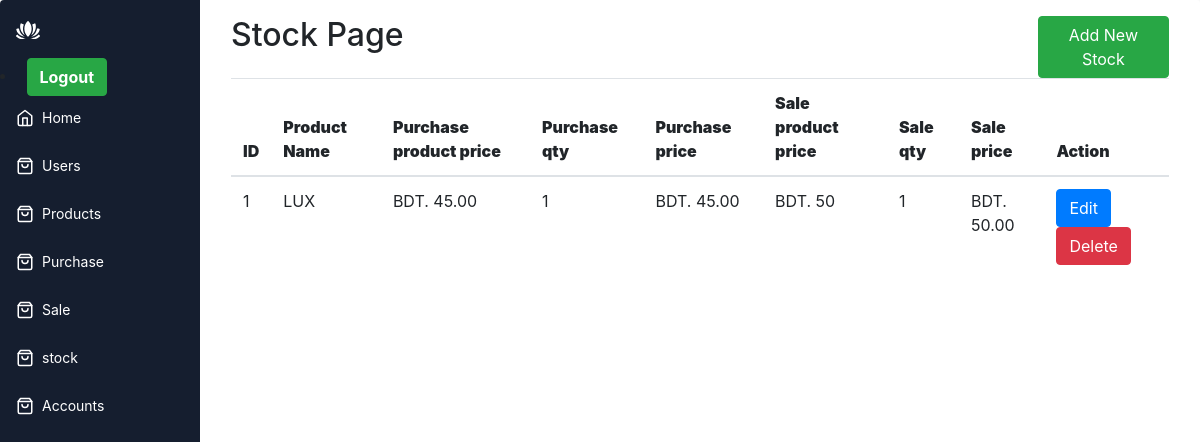
The app's page /stock.php (signed in) with its own data.
### tables this page shows
CREATE TABLE `stock` (
  `id` int(11) NOT NULL,
  `product_name` text NOT NULL,
  `purchase_product_price` int(255) NOT NULL,
  `purchase_qty` int(255) NOT NULL,
  `purchase_price` int(255) NOT NULL,
  `sale_product_price` int(255) NOT NULL,
  `sale_qty` int(255) NOT NULL,
  `sale_price` int(255) NOT NULL
);

### stock.php (the view, shortened to what this page needs)
<?php
include 'include/header.php';
include 'include/connection.php';
$sql ="SELECT * FROM stock" ;
$result = $db->query($sql);
?>
<div class="app-content">
    <div class="container-fluid">
        <div class="row">
            <div class="col-md-10">
                <h2>Stock Page </h2>
            </div>
            <div class="col-md-2">
                <a href="stock_add.php" class="btn btn-success">Add New Stock</a>
            </div>
        </div>
    </div>
    <div class="container-fluid">
        <div class="row">
            <div class="col-md-12">
                <table class="table ">
                    <thead>
                        <th><b>ID</b></th>
                        <th><b>Product Name</b></th>
                        <th><b>Purchase product price</b></th>
                        <th><b>Purchase qty</b></th>
                        <th><b>Purchase price</b></th>
                        <th><b>Sale product price</b></th>
                        <th><b>Sale qty</b></th>
                        <th><b>Sale price </b></th>
                        <th><b>Action</b></th>
                    </thead>
                    <tbody>
                    <?php while($row = $result->fetch_assoc()): ?>
                        <tr>
                            <td><?php echo $row['id'] ; ?></td>
                            <td><?php echo $row['product_name'] ; ?></td>
                            <td>BDT. <?php echo $row['purchase_product_price'] ; ?>.00</td>
                            <td><?php echo $row['purchase_qty'] ; ?></td>
                            <td>BDT. <?php echo $row['purchase_price'] ; ?>.00</td>
                            <td>BDT. <?php echo $row['sale_product_price'] ; ?></td>
                            <td><?php echo $row['sale_qty'] ; ?></td>
                            <td>BDT. <?php echo $row['sale_price'] ; ?>.00</td>
                        <td>
                            <a href="stock_edit.php?id=<?php echo $row['id']; ?>" class="btn btn-primary">Edit</a>
                            <a href="stock_delete.php?id=<?php echo $row['id']; ?>" class="btn btn-danger" onclick="return confirm('Are you sure you want to delete this user?')">Delete</a>
                        </td>
                        </tr>
                        <?php endwhile; ?>
                    </tbody>
                </table>
            </div>
        </div>
    </div>
</div>
<?php
include 'include/footer.php';
?>

### assets/style.css (style rules this page uses)
* { box-sizing: border-box; }
:root { --app-bg: #101827; --sidebar: rgba(21, 30, 47,1); --sidebar-main-color: #fff; --table-border: #1a2131; --table-header: #1a2131; --app-content-main-color: #fff; --sidebar-link: #fff; --sidebar-active-link: #1d283c; --sidebar-hover-link: #1a2539; --action-color: #2869ff; --action-color-hover: #6291fd; --app-content-secondary-color: #1d283c; --filter-reset: #2c394f; --filter-shadow: rgba(16, 24, 39, 0.8) 0px 6px 12px -2px, rgba(0, 0, 0, 0.3) 0px 3px 7px -3px; }
body, html { margin: 0; padding: 0; height: 100%; width: 100%; }
body { overflow: hidden; font-family: "Poppins", sans-serif; background-color: var(--app-bg); -webkit-font-smoothing: antialiased; -moz-osx-font-smoothing: grayscale; }
.app-content { padding: 16px; background-color: #ffffff; height: 100%; flex: 1; max-height: 100%; display: flex; flex-direction: column; }

### records on screen
stock: id "1", product_name "LUX", purchase_product_price "45", purchase_qty "1", purchase_price "45", sale_product_price "50", sale_qty "1", sale_price "50"
